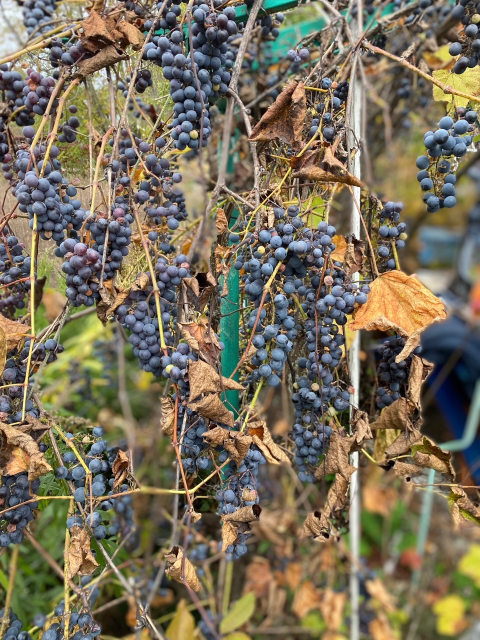
#> input picture dacha.jpg, 960 x 1280 px, found by its file name (shown at 1/2 size)
$ jupyter execute dz_57.ipynb
#> lines starting #> are read from the running program, lines starting #| are printed output that depends on the picture
#### Pavlo Yatluk
#### dz_57

### ЗАВДАННЯ

#### Можна використовувати бібліотеку PIL або openCV   1. Створіть функцію для зчитування зображення з диску та його відображення на екрані. 2. Створіть функцію для збереження зображення на диск.  3. Створіть функції для реалізації наступних піксельних операцій:    - зміна контрастності (задання коефіцієнту контрастності та яскравості);   - зміна яскравості (задання коефіцієнту яскравості);   - зміна насиченості (задання коефіцієнту насиченості);  - зміна розміру зображення (задання нової широти та висоти);   - обрізання зображення (задання координат початку та кінця обрізання);   - поворот зображення на заданий кут (задання кута повороту в градусах).

[cell 1]
# імпорт бібліотек
import cv2
import numpy as np
import matplotlib.pyplot as plt

#### 1. Створіть функцію для зчитування зображення з диску та його відображення на екрані

[cell 2]
# зчитування зобрадження, завантаження  та відображення на екрані в RGB
def load(file):
    img = cv2.imread(file, cv2.IMREAD_COLOR)
#> img is the input picture: shape (1280, 960, 3); mean B, G, R 91.3, 112.2, 121.7
    img = cv2.cvtColor(img, cv2.COLOR_BGR2RGB)
    plt.axis('off')
    plt.imshow(img)
    plt.show
file =  'C:\projects sta\pythonProject\dz_57\dacha.jpg'
load(file)

#### 2. Створіть функцію для збереження зображення на диск.

[cell 3]
def writing(img):
    cv2.imwrite('C:\projects sta\pythonProject\dz_57\dacha.jpg', img)
    return 'Writing complete'

#### 3. Створіть функції для реалізації наступних піксельних операцій: - зміна контрастності (задання коефіцієнту контрастності та яскравості);

[cell 4]
def contrast_brightness(img):
    x=float(input('Коефіціент корекції контрастності [0:3]: '))
#> the answer given: 3
    y=float(input('Коефіціент корекції яркості зображення [-200:200]: '))
#> the answer given: 3
    return img*x+y
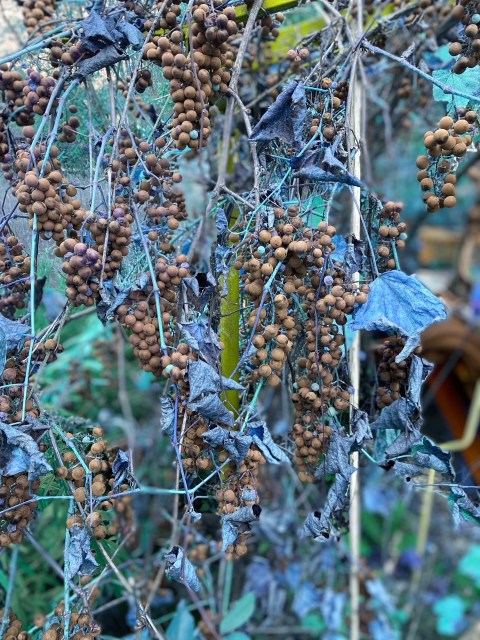
#> returned value: shape (1280, 960, 3) float64 (shown at 1/2 size); mean of channels 0, 1, 2 368.1, 339.5, 276.9; drawn with min black and max white
img = cv2.imread('C:\projects sta\pythonProject\dz_57\dacha.jpg', cv2.IMREAD_COLOR)
img = cv2.cvtColor(img, cv2.COLOR_BGR2RGB)

contrast_brightness(img)

[cell 5]
# Функція автоматичного контрастування
def auto_contrast(img):
    clahe = cv2.createCLAHE(clipLimit=3., tileGridSize=(8,8))
    lab = cv2.cvtColor(img, cv2.COLOR_BGR2LAB)
#> lab: shape (1280, 960, 3); mean of channels 0, 1, 2 116.2, 124.3, 120.8
    l, a, b = cv2.split(lab)
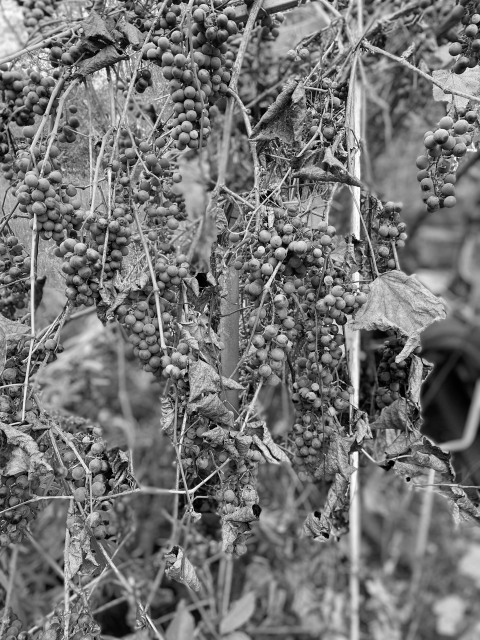
#> l: shape (1280, 960) (shown at 1/2 size); min 0, max 255, mean 116.2
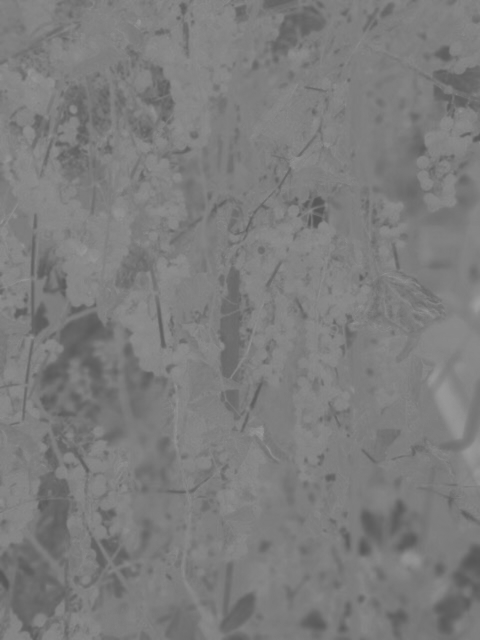
#> a: shape (1280, 960) (shown at 1/2 size); min 85, max 158, mean 124.3
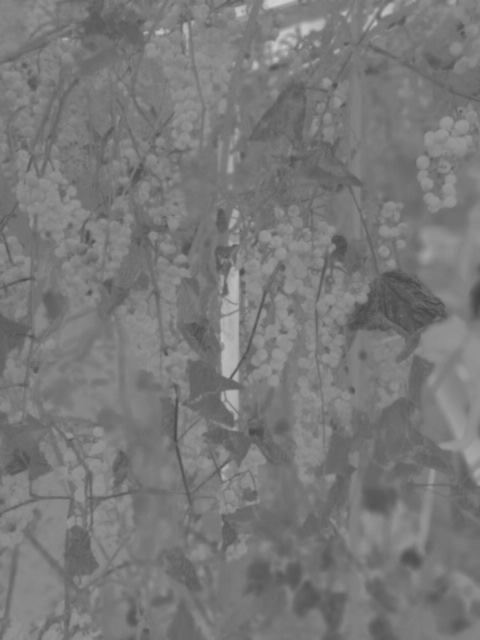
#> b: shape (1280, 960) (shown at 1/2 size); min 65, max 210, mean 120.8
    l2 = clahe.apply(l)
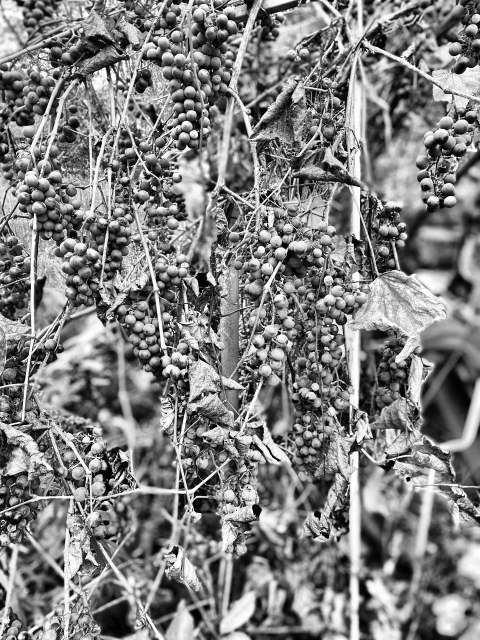
#> l2: shape (1280, 960) (shown at 1/2 size); min 0, max 255, mean 127.9
    lab = cv2.merge((l2,a,b))
#> lab: shape (1280, 960, 3); mean of channels 0, 1, 2 127.9, 124.3, 120.8
    return cv2.cvtColor(lab, cv2.COLOR_LAB2BGR)
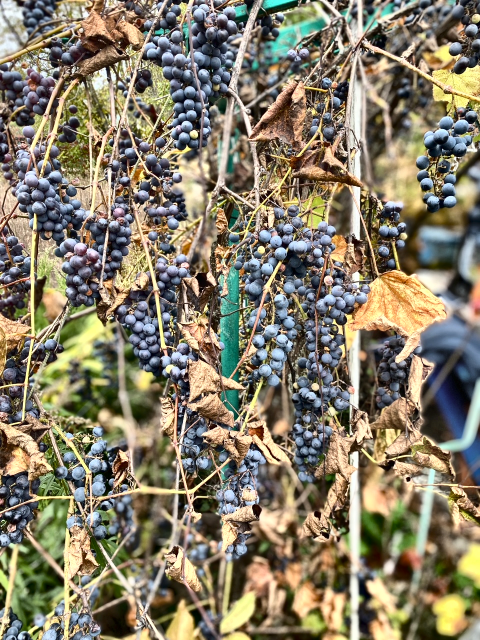
#> returned value: shape (1280, 960, 3) (shown at 1/2 size); mean R, G, B 133.4, 125.4, 104.8
plt.axis('off')
plt.imshow(img)
plt.show
auto_contrast(img)

[cell 6]
# Функція зміни кольорової насиченості зображення
def saturation(img):
    x=float(input('Введіть коефіціент зміни кольорової насиченості зображення [0:5] : '))
    hsv_img = cv2.cvtColor(img, cv2.COLOR_BGR2HSV)
    hsv_img[:, :, 1] = hsv_img[:, :, 1] * x
    return cv2.cvtColor(hsv_img, cv2.COLOR_HSV2BGR)

[cell 7]
#  Функція обрізання фотографії
def cropped(img):
    size=img.shape
    print('Розмір зображення ', size[0],'x',size[1])
    x1=int(input('Введіть координату х1 : '))
    y1=int(input('Введіть координату y1 : '))
    x2=int(input('Введіть координату х2 : '))
    y2=int(input('Введіть координату y2 : '))
    return img[x1:x2,y1:y2]

[cell 8]
# Функція зміни розміру фотографії
def resize(img):
    size=img.shape
    print('Розмір оригінального зображення ', size[0],'x',size[1])
    x=float(input('Введіть коефіціент перетворення розміру зображення : '))
    width = int(size[1] * x)
    height = int(size[0] * x)
    print('Розмір зображення після перетворення ',width,'x',height)
    dim = (width, height)
    return cv2.resize(img, dim, interpolation = cv2.INTER_AREA)

[cell 9]
# Функція повороту зображення
def rotation(img):
    angl=int(input('Введіть кут повороту зображення у градусах : '))
#> the answer given: 3
    size = img.shape
#> size = (1280, 960, 3)
    center = (size[1] // 2, size[0] // 2)
#> center = (480, 640)
    new_img=cv2.getRotationMatrix2D(center, angl, 1.0)
    rotated = cv2.warpAffine(img, new_img, (size[1], size[0]))
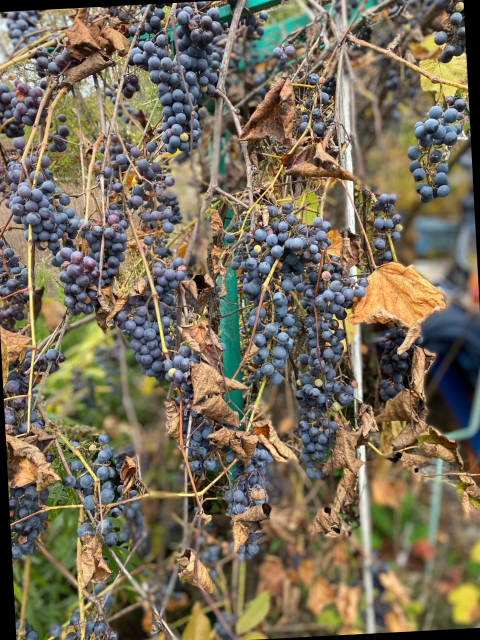
#> rotated: shape (1280, 960, 3) (shown at 1/2 size); mean R, G, B 118.4, 109, 88.6
    return rotated
rotation(img)
